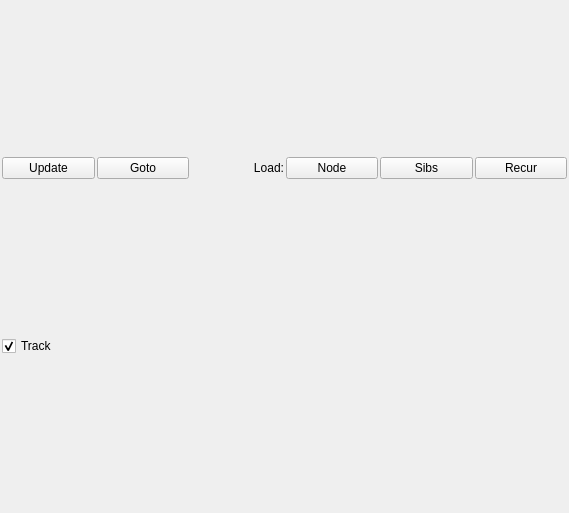
<ui version="4.0" >
 <class>Form</class>
 <widget class="QWidget" name="Form" >
  <property name="geometry" >
   <rect>
    <x>0</x>
    <y>0</y>
    <width>569</width>
    <height>513</height>
   </rect>
  </property>
  <property name="windowTitle" >
   <string>Form</string>
  </property>
  <layout class="QVBoxLayout" name="verticalLayout" >
   <property name="spacing" >
    <number>2</number>
   </property>
   <property name="margin" >
    <number>2</number>
   </property>
   <item>
    <layout class="QVBoxLayout" name="canvasFrame" />
   </item>
   <item>
    <layout class="QHBoxLayout" name="horizontalLayout" >
     <item>
      <widget class="QPushButton" name="btnUpdate" >
       <property name="text" >
        <string>Update</string>
       </property>
      </widget>
     </item>
     <item>
      <widget class="QPushButton" name="btnGoto" >
       <property name="text" >
        <string>Goto</string>
       </property>
      </widget>
     </item>
     <item>
      <widget class="QLabel" name="label" >
       <property name="text" >
        <string>Load:</string>
       </property>
       <property name="alignment" >
        <set>Qt::AlignRight|Qt::AlignTrailing|Qt::AlignVCenter</set>
       </property>
      </widget>
     </item>
     <item>
      <widget class="QPushButton" name="btnLoad" >
       <property name="text" >
        <string>Node</string>
       </property>
      </widget>
     </item>
     <item>
      <widget class="QPushButton" name="btnLoadSibs" >
       <property name="text" >
        <string>Sibs</string>
       </property>
      </widget>
     </item>
     <item>
      <widget class="QPushButton" name="btnLoadRecur" >
       <property name="text" >
        <string>Recur</string>
       </property>
      </widget>
     </item>
    </layout>
   </item>
   <item>
    <layout class="QHBoxLayout" name="horizontalLayout_2" >
     <item>
      <widget class="QCheckBox" name="chkTrack" >
       <property name="text" >
        <string>Track</string>
       </property>
       <property name="checked" >
        <bool>true</bool>
       </property>
      </widget>
     </item>
    </layout>
   </item>
  </layout>
 </widget>
 <resources/>
 <connections/>
</ui>
